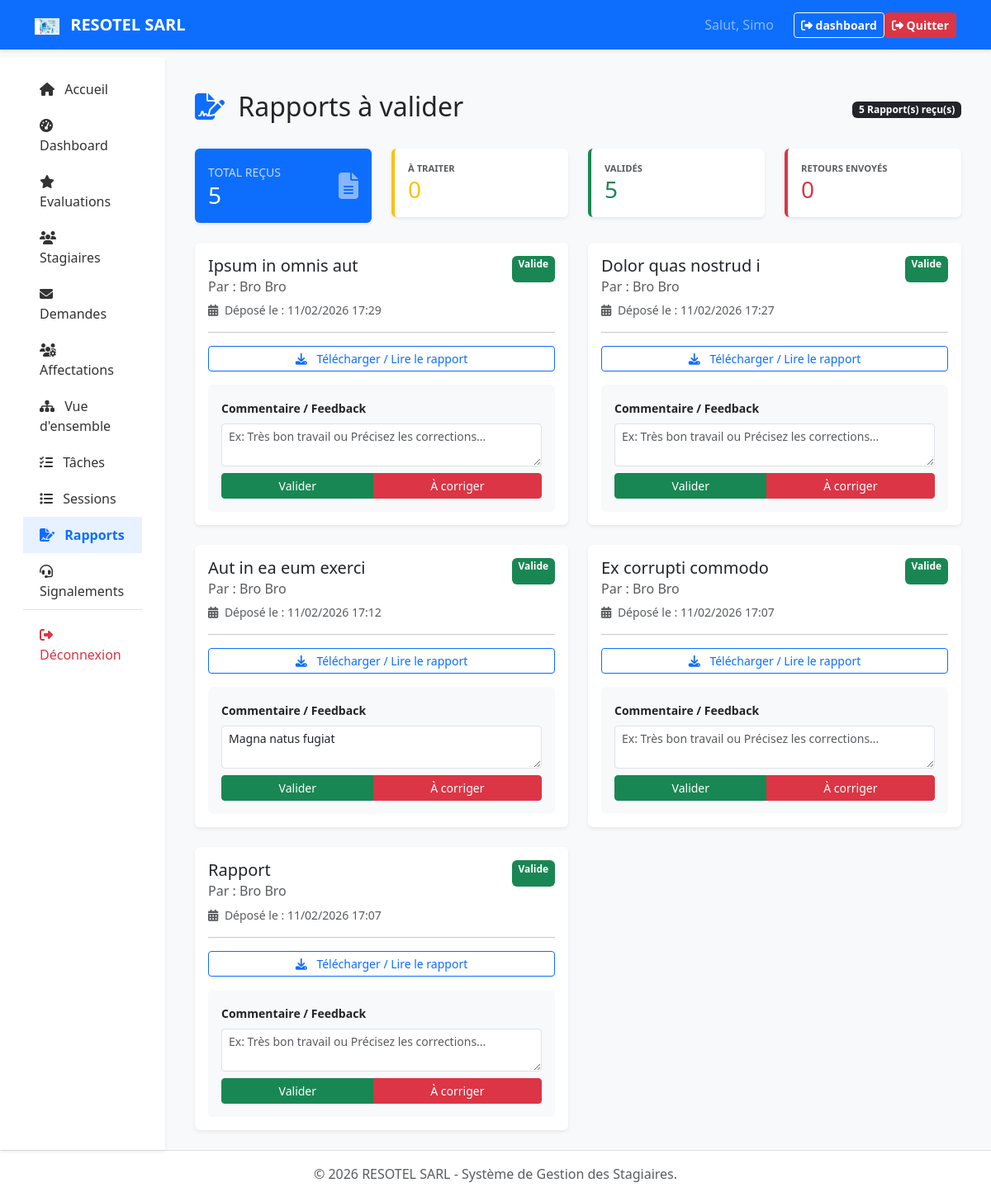
The app's page /gestion_rapports.php (signed in) with its own data.
### tables this page shows
CREATE TABLE `rapports` (
  `id` int NOT NULL,
  `id_stagiaire` int NOT NULL,
  `id_session` int NOT NULL,
  `titre_rapport` varchar(255) NOT NULL,
  `fichier_path` varchar(255) NOT NULL,
  `date_depot` timestamp NULL DEFAULT CURRENT_TIMESTAMP,
  `status` enum('en_attente','valide','a_corriger') DEFAULT 'en_attente',
  `commentaire_encadreur` text
);

CREATE TABLE `users` (
  `id` int NOT NULL,
  `nom` varchar(100) NOT NULL,
  `prenom` varchar(100) NOT NULL,
  `email` varchar(150) NOT NULL,
  `password` varchar(255) NOT NULL,
  `telephone` varchar(20) DEFAULT NULL,
  `role` enum('administrateur','encadreur','stagiaire') NOT NULL DEFAULT 'stagiaire',
  `encadreur_id` int DEFAULT NULL,
  `niveau_etude` varchar(100) DEFAULT NULL,
  `type_stage` varchar(50) DEFAULT NULL,
  `date_inscription` timestamp NULL DEFAULT CURRENT_TIMESTAMP,
  `id_session_actuelle` int DEFAULT NULL,
  `note_final` decimal(4,2) DEFAULT NULL,
  `observations` text
);

### gestion_rapports.php (the view, shortened to what this page needs)
<?php
require_once 'config/db.php';
$sql = "SELECT r.*, u.nom as nom_stagiaire, u.prenom as prenom_stagiaire, s.titre as promo
        FROM rapports r
        JOIN users u ON r.id_stagiaire = u.id
        JOIN sessions s ON r.id_session = s.id
        ORDER BY r.date_depot DESC";
$stmt = $pdo->prepare($sql);
$stmt->execute();
$rapports = $stmt->fetchAll();
$total_recus = count($rapports);
$attente = 0;
$valides = 0;
$corrections = 0;
foreach ($rapports as $rap) {
    if ($rap['status'] == 'en_attente') $attente++;
    elseif ($rap['status'] == 'valide') $valides++;
    elseif ($rap['status'] == 'a_corriger') $corrections++;
}
include 'includes/header.php';
?>
<div class="container mt-4">
    <div class="d-flex justify-content-between align-items-center mb-4">
        <h2><i class="fas fa-file-signature text-primary me-2"></i> Rapports à valider</h2>
        <span class="badge bg-dark"><?= count($rapports) ?> Rapport(s) reçu(s)</span>
    </div>
    <div class="row mb-4">
        <div class="col-md-3">
            <div class="card border-0 shadow-sm bg-primary text-white p-3">
                <div class="d-flex justify-content-between align-items-center">
                    <div>
                        <small class="text-uppercase opacity-75">Total reçus</small>
                        <h3 class="mb-0"><?= $total_recus ?></h3>
                    </div>
                    <i class="fas fa-file-alt fa-2x opacity-50"></i>
                </div>
            </div>
        </div>
        <div class="col-md-3">
            <div class="card border-0 shadow-sm border-start border-warning border-4 p-3">
                <small class="text-muted text-uppercase fw-bold" style="font-size: 0.7rem;">À traiter</small>
                <h3 class="mb-0 text-warning"><?= $attente ?></h3>
            </div>
        </div>
        <div class="col-md-3">
            <div class="card border-0 shadow-sm border-start border-success border-4 p-3">
                <small class="text-muted text-uppercase fw-bold" style="font-size: 0.7rem;">Validés</small>
                <h3 class="mb-0 text-success"><?= $valides ?></h3>
            </div>
        </div>
        <div class="col-md-3">
            <div class="card border-0 shadow-sm border-start border-danger border-4 p-3">
                <small class="text-muted text-uppercase fw-bold" style="font-size: 0.7rem;">Retours envoyés</small>
                <h3 class="mb-0 text-danger"><?= $corrections ?></h3>
            </div>
        </div>
    </div>
    <div class="row">
        <?php if (empty($rapports)): ?>
            <div class="col-12 text-center py-5">
                <i class="fas fa-folder-open fa-3x text-muted mb-3"></i>
                <p class="text-muted">Aucun rapport n'a été déposé par vos stagiaires pour le moment.</p>
            </div>
        <?php else: ?>
            <?php foreach ($rapports as $r): ?>
                <div class="col-md-6 mb-4">
                    <div class="card shadow-sm border-0">
                        <div class="card-body">
                            <div class="d-flex justify-content-between">
                                <h5 class="card-title"><?= htmlspecialchars($r['titre_rapport']) ?></h5>
                                <?php
                                $badgeColor = ($r['status'] == 'valide') ? 'success' : (($r['status'] == 'a_corriger') ? 'danger' : 'warning');
                                ?>
                                <span class="badge bg-<?= $badgeColor ?>"><?= ucfirst(str_replace('_', ' ', $r['status'])) ?></span>
                            </div>
                            <h6 class="card-subtitle mb-2 text-muted">
                                Par : <?= htmlspecialchars($r['prenom_stagiaire'] . ' ' . $r['nom_stagiaire']) ?>
                            </h6>
                            <p class="small text-muted"><i class="fas fa-calendar-alt me-1"></i> Déposé le : <?= date('d/m/Y H:i', strtotime($r['date_depot'])) ?></p>
                            <hr>
                            <div class="d-grid gap-2 mb-3">
                                <a href="<?= $r['fichier_path'] ?>" class="btn btn-outline-primary btn-sm" target="_blank">
                                    <i class="fas fa-download me-2"></i> Télécharger / Lire le rapport
                                </a>
                            </div>
                            <form method="POST" class="bg-light p-3 rounded">
                                <div class="mb-2">
                                    <label class="form-label small fw-bold">Commentaire / Feedback</label>
                                    <textarea name="commentaire" class="form-control form-control-sm" rows="2" placeholder="Ex: Très bon travail ou Précisez les corrections..."><?= htmlspecialchars($r['commentaire_encadreur'] ?? '') ?></textarea>
                                </div>
                                <div class="btn-group w-100">
                                    <button type="submit" name="status" value="valide" class="btn btn-sm btn-success">Valider</button>
                                    <button type="submit" name="status" value="a_corriger" class="btn btn-sm btn-danger">À corriger</button>
                                </div>
                            </form>
                        </div>
                    </div>
                </div>
            <?php endforeach; ?>
        <?php endif; ?>
    </div>
</div>
<?php include 'includes/footer.php'; ?>

### includes/header.php (shortened to what this page needs)
<!DOCTYPE html>
<html lang="fr">
<head>
    <link rel="stylesheet" href="https://cdnjs.cloudflare.com/ajax/libs/font-awesome/6.4.0/css/all.min.css">
    <link rel="stylesheet" href="assets/css/bootstrap.min.css">
</head>
<body>
    <nav class="navbar navbar-expand-lg navbar-dark bg-primary shadow-sm fixed-top">
        <div class="container">
            <a class="navbar-brand fw-bold" href="index.php">
                <img src="assets/img/logo_resotel.png" alt="Logo" style="width: 30px;" class="me-2"> RESOTEL SARL
            </a>
            <div class="collapse navbar-collapse" id="navbarNav">
                <ul class="navbar-nav ms-auto align-items-center">
                    <?php if (!isset($_SESSION['user_id'])): ?>
                        <li class="nav-item ms-lg-3"><a class="btn btn-outline-light btn-sm fw-bold" href="login.php">Connexion</a></li>
                        <li class="nav-item ms-lg-3"><a class="btn btn-outline-light btn-sm fw-bold" href="register.php">Inscription</a></li>
                    <?php else: ?>
                        <li class="nav-item"><span class="nav-link text-white-50 me-3">Salut, <?= $_SESSION['nom'] ?? 'Utilisateur'; ?></span></li>
                        <li class="nav-item"><a class="btn btn-outline-light btn-sm fw-bold" href="dashboard.php"><i class="fas fa-sign-out-alt"></i> dashboard</a></li>
                        <li class="nav-item"><a class="btn btn-danger btn-sm fw-bold" href="logout.php"><i class="fas fa-sign-out-alt"></i> Quitter</a></li>
                    <?php endif; ?>
                </ul>
            </div>
        </div>
    </nav>
    <div class="container-fluid">
        <div class="row">
            <?php
            $isDashboard = isset($_SESSION['user_id']) && basename($_SERVER['PHP_SELF']) !== 'index.php';
            if ($isDashboard):
            ?>
                <nav id="sidebar" class="col-md-3 col-lg-2 d-md-block sidebar shadow-sm bg-white overflow-y-scroll">
                    <div class="position-sticky">
                        <ul class="nav flex-column p-3">
                            <li class="nav-item">
                                <a class="nav-link <?= (basename($_SERVER['PHP_SELF']) == 'index.php') ? 'active' : '' ?>" href="index.php">
                                    <i class="fas fa-home me-2"></i> Accueil
                                </a>
                            </li>
                            <li class="nav-item">
                                <a class="nav-link <?= (basename($_SERVER['PHP_SELF']) == 'dashboard.php') ? 'active' : '' ?>" href="dashboard.php">
                                    <i class="fas fa-tachometer-alt me-2"></i> Dashboard
                                </a>
                            </li>
                            <?php if ($_SESSION['role'] !== 'stagiaire'): ?>
                                <li class="nav-item">
                                    <a class="nav-link <?= (basename($_SERVER['PHP_SELF']) == 'evaluation.php') ? 'active' : '' ?>" href="evaluation.php">
                                        <i class="fas fa-star me-2"></i> Evaluations
                                    </a>
                                </li>
                                <li class="nav-item">
                                    <a class="nav-link <?= (basename($_SERVER['PHP_SELF']) == 'stagiaires.php') ? 'active' : '' ?>" href="stagiaires.php">
                                        <i class="fas fa-users me-2"></i> Stagiaires
                                    </a>
                                </li>
                                <li class="nav-item">
                                    <a class="nav-link <?= (basename($_SERVER['PHP_SELF']) == 'demandes_gestion.php') ? 'active' : '' ?>" href="demandes_gestion.php">
                                        <i class="fas fa-envelope me-2"></i> Demandes
                                    </a>
                                </li>
                                <?php if ($_SESSION['role'] === 'administrateur'): ?>
                                    <li class="nav-item">
                                        <a class="nav-link <?= (basename($_SERVER['PHP_SELF']) == 'affectation_masse.php') ? 'active' : '' ?>" href="affectation_masse.php">
                                            <i class="fas fa-users-cog me-2"></i> Affectations
                                        </a>
                                    </li>
                                <?php endif; ?>
                                <li class="nav-item">
                                    <a class="nav-link <?= (basename($_SERVER['PHP_SELF']) == 'recapitulatif_encadrement.php') ? 'active' : '' ?>" href="recapitulatif_encadrement.php">
                                        <i class="fas fa-sitemap me-2"></i> Vue d'ensemble
                                    </a>
                                </li>
                                <li class="nav-item">
                                    <a class="nav-link <?= (basename($_SERVER['PHP_SELF']) == 'gestion_taches_admin.php') ? 'active' : '' ?>" href="gestion_taches_admin.php">
                                        <i class="fas fa-tasks me-2"></i> Tâches
                                    </a>
                                </li>
                                <li class="nav-item">
                                    <a class="nav-link <?= (basename($_SERVER['PHP_SELF']) == 'liste_sessions.php') ? 'active' : '' ?>" href="liste_sessions.php">
                                        <i class="fas fa-list me-2"></i> Sessions
                                    </a>
                                </li>
                                <li class="nav-item">
                                    <a class="nav-link <?= (basename($_SERVER['PHP_SELF']) == 'gestion_rapports.php') ? 'active' : '' ?>" href="gestion_rapports.php">
                                        <i class="fas fa-file-signature me-2"></i> Rapports
                                    </a>
                                </li>
                                <li class="nav-item">
                                    <a class="nav-link <?= (basename($_SERVER['PHP_SELF']) == 'admin_incidents.php') ? 'active' : '' ?>" href="admin_incidents.php">
                                        <i class="fas fa-headset me-2"></i> Signalements
                                    </a>
                                </li>
                            <?php endif; ?>
                            <li class="nav-item  border-top pt-2">
                                <a class="nav-link text-danger" href="logout.php">
                                    <i class="fas fa-sign-out-alt me-2"></i> Déconnexion
                                </a>
                            </li>
                        </ul>
                    </div>
                </nav>
                <main class="col-md-9 ms-sm-auto col-lg-10 px-md-4 pt-3">
                <?php else: ?>
                    <main class="col-12 px-4 pt-3">
                    <?php endif; ?>

### includes/footer.php (shortened to what this page needs)
</main>
</div>
</div>
<footer class="footer py-3 bg-white border-top mt-auto">
    <div class="container text-center">
        <span class="text-muted">© 2026 RESOTEL SARL - Système de Gestion des Stagiaires.</span>
    </div>
</footer>
</body>
</html>

### includes/header.php (style rules this page uses)
body { background-color: #f8f9fa; min-height: 100vh; padding-top: 70px; }
.sidebar { min-height: calc(100vh - 70px); background: white; transition: all 0.3s; z-index: 1000; }
.nav-link { color: #333; padding: 10px 20px; }
.nav-link.active { color: #0d6efd; font-weight: bold; background: #e7f1ff; }

### records on screen
rapports: titre_rapport "Ipsum in omnis aut", status "Valide", id_stagiaire.nom "Bro Bro", date_depot "11/02/2026 17:29"
rapports: titre_rapport "Dolor quas nostrud i", status "Valide", id_stagiaire.nom "Bro Bro", date_depot "11/02/2026 17:27"
rapports: titre_rapport "Aut in ea eum exerci", status "Valide", id_stagiaire.nom "Bro Bro", date_depot "11/02/2026 17:12", commentaire "Magna natus fugiat"
rapports: titre_rapport "Ex corrupti commodo", status "Valide", id_stagiaire.nom "Bro Bro", date_depot "11/02/2026 17:07"
rapports: titre_rapport "Rapport", status "Valide", id_stagiaire.nom "Bro Bro", date_depot "11/02/2026 17:07"

### other values on screen
$_SESSION['nom'] "Simo"
count($rapports) "5"
$total_recus "5"
$attente "0"
$valides "5"
$corrections "0"
